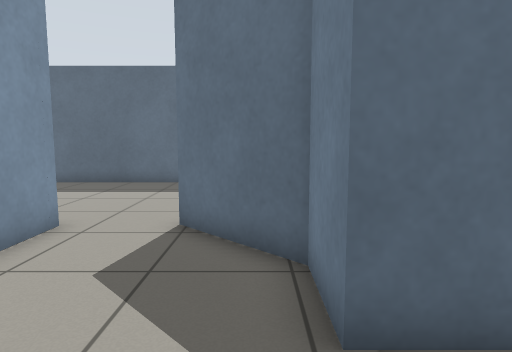
View 1 (above)

16 first-person views from a walk through a Gazebo world. The camera is 0.91 m above the floor, tilts 6° down and sees 75° across. The floor is counted in squares, 0.5 m on a side. Each view is taken from the middle of a square. On the plan, view 1 faces up. The plan holds only what a view shows up to about 17 squares ahead; the rest is blank.

View 2
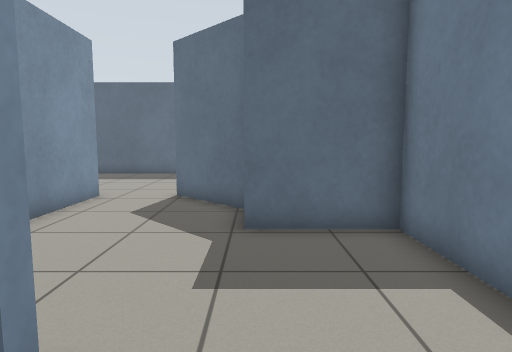

View 3
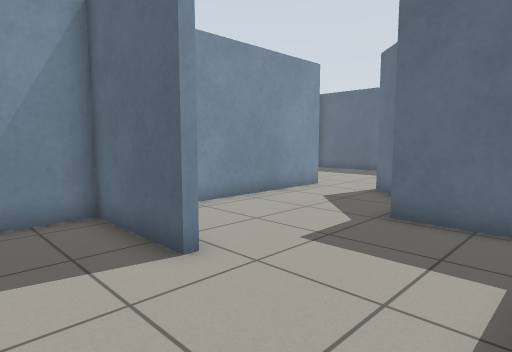

View 4
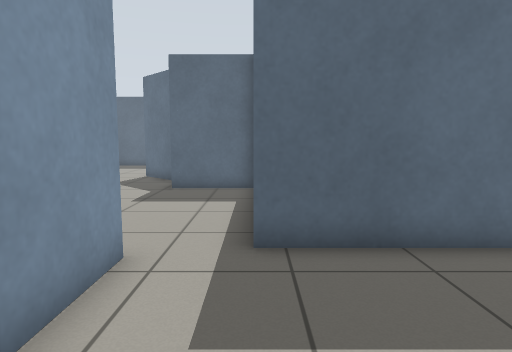

View 5
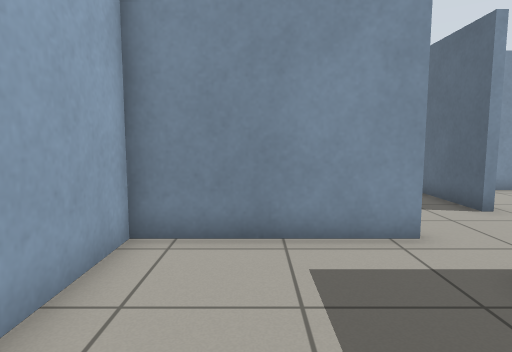

View 6
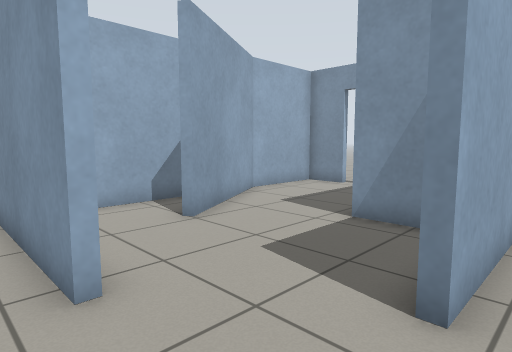

View 7
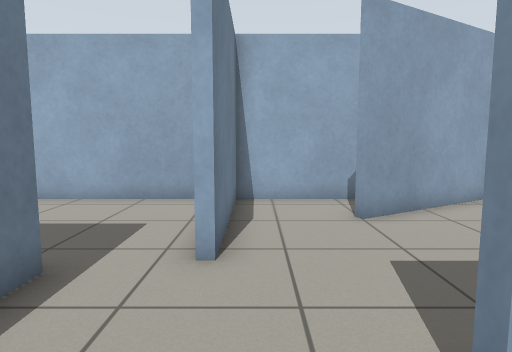

View 8
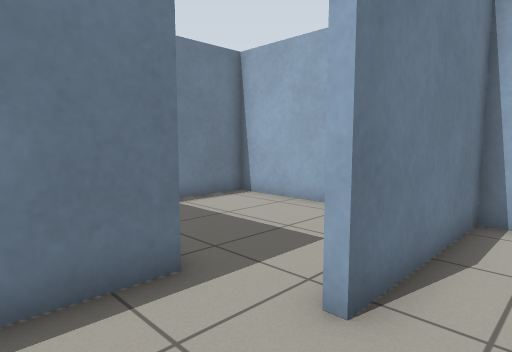

View 9
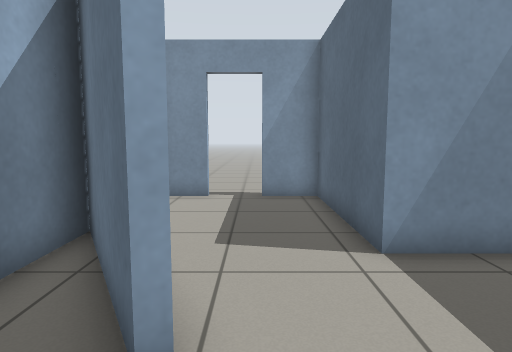

View 10
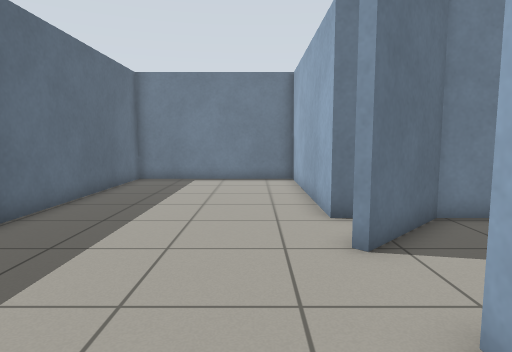

View 11
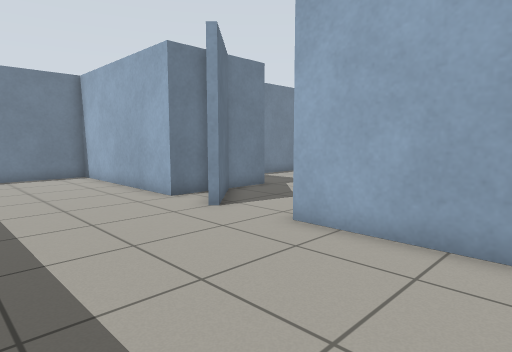

View 12
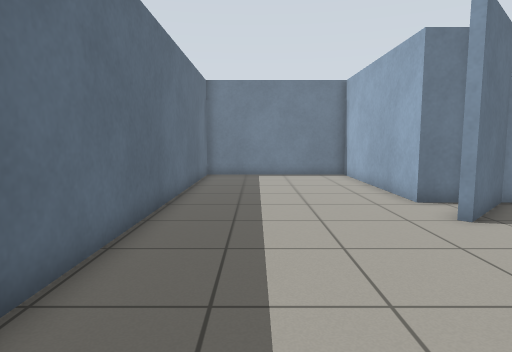

View 13
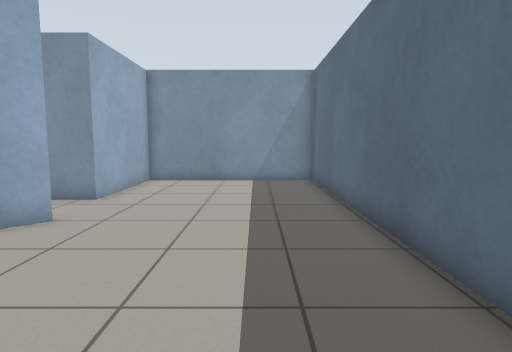

View 14
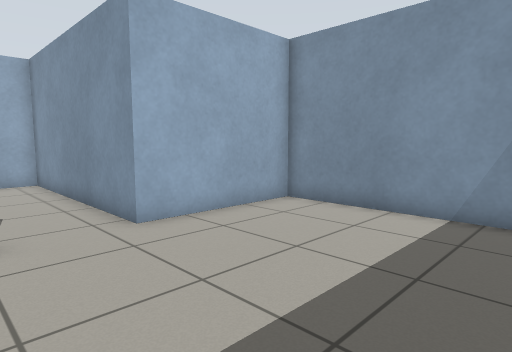

View 15
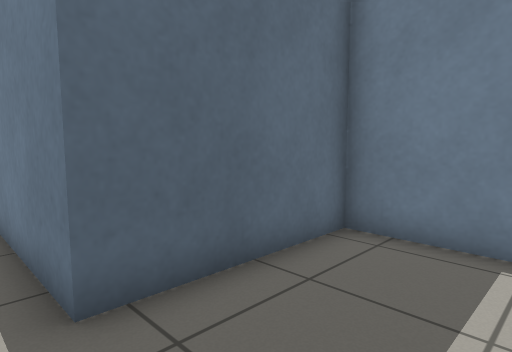

View 16
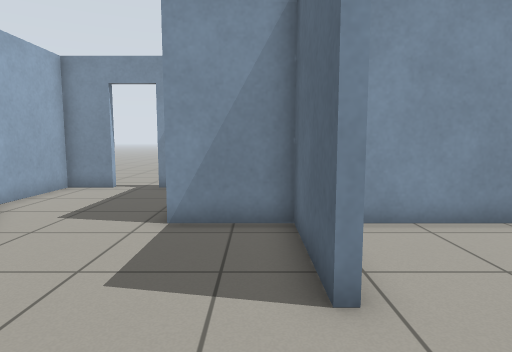

### Floor plan
Points are (right, up) in squares from view 1. A wall is a line through its corners. A room is listed if a view was taken in it or the views show most of it. See-through windows are left out.
Room 1 (views 1, 6, 7)
walls: (4, -1.5) (4, 2.7) (0.8, 2.7) (0.8, 4.7) (-0.9, 6.4); (-4.2, 5.5) (-4.2, -1.9) (-0.5, -1.9)
ways out: opening at (1.5, -2) to room 2; opening at (-2.5, 6.5) to room 5
Room 2 (views 2, 8, 16)
walls: (-0.5, -1.9) (-0.5, -2.1) (-4.2, -2.1) (-4.2, -5); (1.6, -4.9) (1.9, -4.9); (4, -4.5) (4, -1.5)
ways out: opening at (1.5, -2) to room 1; opening at (3, -4) to room 3; opening at (-1, -5) to room 4
Room 3 (views 3, 4, 5, 15)
walls: (1.9, -4.9) (1.9, -10.4) (9.2, -10.4) (9.2, -4.5) (4, -4.5)
ways out: opening at (3, -4) to room 2
Room 4 (view 9)
walls: (-1.3, -7.9) (-5.6, -10.4) (1.6, -10.4) (1.6, -4.9); (-4.2, -5) (-9.9, -5) (-9.9, -6.9); (-9.9, -8.5) (-9.9, -10.4) (-6.2, -10.4) (-1.5, -7.6)
ways out: opening at (-1, -5) to room 2; open door at (-10, -7.5)
Room 5 (views 10, 11, 12, 13, 14)
walls: (-0.9, 6.4) (-1.7, 7.2) (-1.5, 7.4) (-0.8, 6.7); (0.8, 5.6) (0.8, 7.2) (9, 7.2) (9, 14.6) (-9.4, 14.6) (-9.4, 7) (-4.2, 7) (-4.2, 5.5)
ways out: opening at (-2.5, 6.5) to room 1

Positions as (right, up) in squares from view 1, and headings:
1: (0, 0), facing up
2: (1, -4), facing up
3: (4, -5), facing up-left
4: (4, -10), facing up
5: (8, -8), facing left
6: (3, -1), facing down-left
7: (1, 0), facing down
8: (0, -2), facing down-right
9: (1, -7), facing left
10: (-7, 9), facing right
11: (-9, 13), facing down-right
12: (-9, 12), facing right
13: (6, 12), facing left
14: (-1, 14), facing down-left
15: (3, -8), facing up-right
16: (3, -3), facing left
